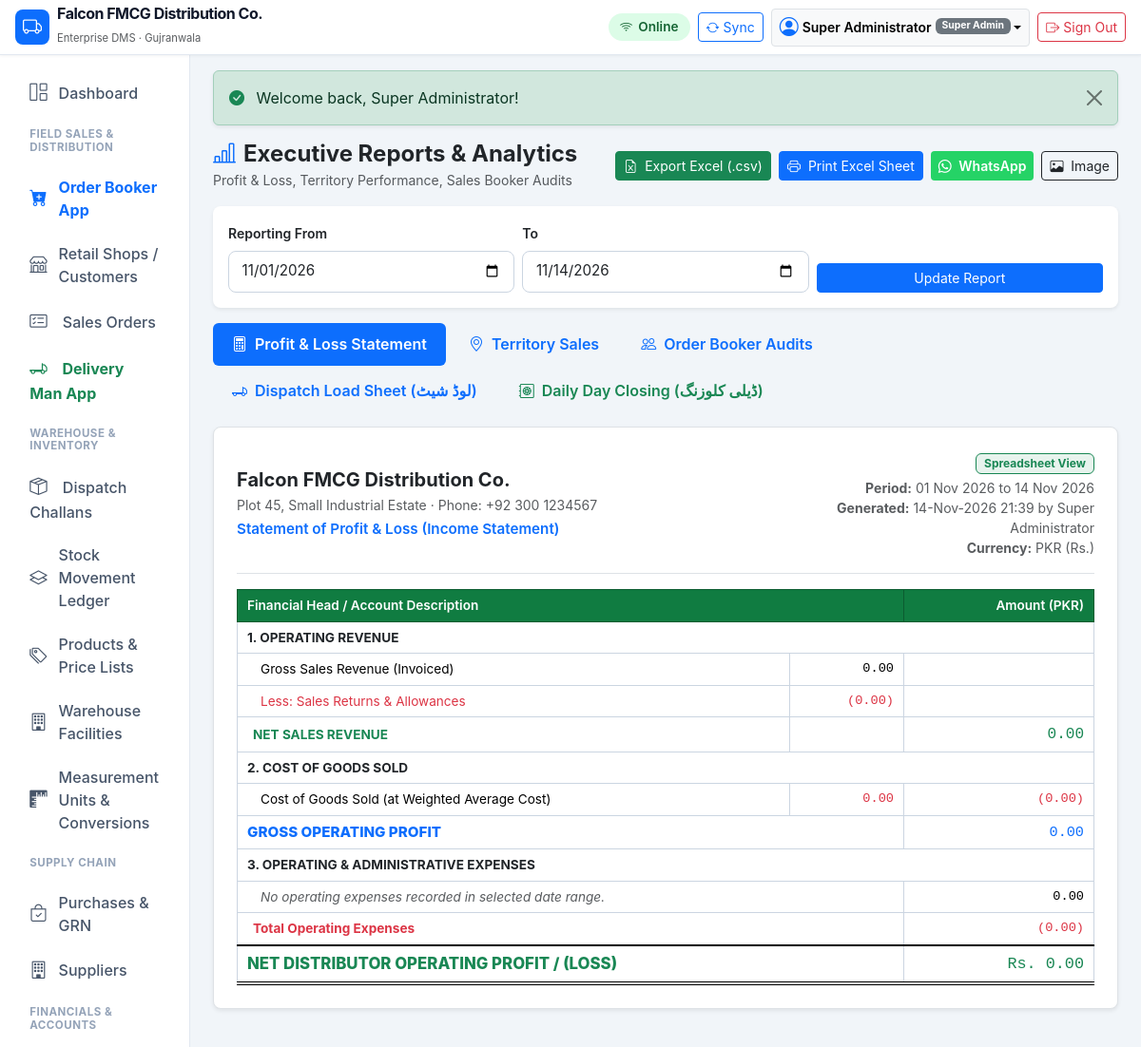
Page /modules/reports/index.php (signed in) on the committed database.
### tables this page shows
CREATE TABLE `companies` (
    `id` INT UNSIGNED AUTO_INCREMENT PRIMARY KEY,
    `name` VARCHAR(150) NOT NULL,
    `legal_name` VARCHAR(200) NULL,
    `email` VARCHAR(100) NULL,
    `phone` VARCHAR(50) NULL,
    `address` TEXT NULL,
    `city` VARCHAR(100) DEFAULT 'Gujranwala',
    `ntn` VARCHAR(50) NULL,
    `strn` VARCHAR(50) NULL,
    `currency` VARCHAR(10) DEFAULT 'PKR',
    `currency_symbol` VARCHAR(10) DEFAULT 'Rs.',
    `financial_year_start` DATE NULL,
    `invoice_prefix` VARCHAR(10) DEFAULT 'INV-',
    `purchase_prefix` VARCHAR(10) DEFAULT 'PO-',
    `order_prefix` VARCHAR(10) DEFAULT 'SO-',
    `delivery_prefix` VARCHAR(10) DEFAULT 'DC-',
    `receipt_prefix` VARCHAR(10) DEFAULT 'RCP-',
    `default_warehouse_id` INT UNSIGNED NULL,
    `inventory_valuation` ENUM('WAC', 'FIFO') DEFAULT 'WAC',
    `allow_negative_stock` TINYINT(1) DEFAULT 0,
    `status` ENUM('active', 'inactive') DEFAULT 'active',
    `created_at` TIMESTAMP DEFAULT CURRENT_TIMESTAMP,
    `updated_at` TIMESTAMP DEFAULT CURRENT_TIMESTAMP ON UPDATE CURRENT_TIMESTAMP
);

CREATE TABLE `users` (
    `id` INT UNSIGNED AUTO_INCREMENT PRIMARY KEY,
    `role_id` INT UNSIGNED NOT NULL,
    `username` VARCHAR(80) NOT NULL UNIQUE,
    `password_hash` VARCHAR(255) NOT NULL,
    `full_name` VARCHAR(150) NOT NULL,
    `email` VARCHAR(120) NULL,
    `phone` VARCHAR(50) NULL,
    `status` ENUM('active', 'inactive', 'suspended') DEFAULT 'active',
    `last_login_at` DATETIME NULL,
    `created_at` TIMESTAMP DEFAULT CURRENT_TIMESTAMP,
    `updated_at` TIMESTAMP DEFAULT CURRENT_TIMESTAMP ON UPDATE CURRENT_TIMESTAMP,
    CONSTRAINT `fk_users_role` FOREIGN KEY (`role_id`) REFERENCES `roles` (`id`)
);

CREATE TABLE `roles` (
    `id` INT UNSIGNED AUTO_INCREMENT PRIMARY KEY,
    `name` VARCHAR(100) NOT NULL,
    `slug` VARCHAR(100) NOT NULL UNIQUE,
    `description` VARCHAR(255) NULL,
    `is_system` TINYINT(1) DEFAULT 0,
    `created_at` TIMESTAMP DEFAULT CURRENT_TIMESTAMP
);

### modules/reports/index.php (the view, shortened to what the rows shown need)
<?php
requireLogin();
$startDate = sanitize($_GET['start_date'] ?? date('Y-m-01'));
$endDate = sanitize($_GET['end_date'] ?? date('Y-m-d'));
$reportType = sanitize($_GET['tab'] ?? 'pnl');
require_once dirname(__DIR__, 2) . '/includes/header.php';
$company = getCompanyInfo($pdo);
$currUser = getCurrentUser();
?>
<div id="reportContainer" class="bg-white p-3 p-md-4 rounded-3 shadow-sm border mb-4">
    <div class="border-bottom pb-3 mb-3">
        <div class="row align-items-center">
            <div class="col-sm-8">
                <h5 class="fw-bold mb-1 text-dark"><?= htmlspecialchars($company['name'] ?? APP_NAME) ?></h5>
                <div class="text-muted small"><?= htmlspecialchars($company['address'] ?? 'Gujranwala, Pakistan') ?> · Phone: <?= htmlspecialchars($company['phone'] ?? '+92 300 0000000') ?></div>
                <div class="fw-semibold text-primary mt-1" style="font-size: 0.95rem;">
                    <?php if ($reportType === 'pnl'): ?>
                        Statement of Profit & Loss (Income Statement)
                    <?php elseif ($reportType === 'areas'): ?>
                        Territory & Area-wise Sales Performance Report
                    <?php else: ?>
                        Order Booker & Sales Representative Efficiency Audit
                    <?php endif; ?>
                </div>
            </div>
            <div class="col-sm-4 text-sm-end mt-2 mt-sm-0">
                <span class="badge bg-success bg-opacity-10 text-success border border-success fw-bold px-2 py-1 mb-1">Spreadsheet View</span>
                <div class="small text-muted"><strong>Period:</strong> <?= formatDate($startDate) ?> to <?= formatDate($endDate) ?></div>
                <div class="small text-muted"><strong>Generated:</strong> <?= date('d-M-Y H:i') ?> by <?= htmlspecialchars($currUser['full_name'] ?? 'Admin') ?></div>
                <div class="small text-muted"><strong>Currency:</strong> <?= DEFAULT_CURRENCY ?> (<?= DEFAULT_CURRENCY_SYMBOL ?>)</div>
            </div>
        </div>
    </div>
<?php if ($reportType === 'pnl'): ?>
    <div class="table-responsive">
        <table class="table table-excel align-middle mb-0" id="reportTable">
            <thead>
                <tr>
                    <th colspan="2" style="background-color: #107c41; color: #fff;">Financial Head / Account Description</th>
                    <th class="text-end" style="width: 200px; background-color: #107c41; color: #fff;">Amount (PKR)</th>
                </tr>
            </thead>
        </table>
    </div>
<?php endif; ?>
</div>
<?php require_once dirname(__DIR__, 2) . '/includes/footer.php'; ?>

### includes/header.php (shortened to what the rows shown need)
<?php
$currentUser = getCurrentUser();
$company = getCompanyInfo(getDatabaseConnection());
?>
<!DOCTYPE html>
<html lang="en">
<head>
    <link rel="stylesheet" href="<?= BASE_URL ?>/assets/vendor/bootstrap/bootstrap.min.css">
    <link rel="stylesheet" href="<?= BASE_URL ?>/assets/vendor/bootstrap-icons/bootstrap-icons.min.css">
    <link rel="stylesheet" href="<?= BASE_URL ?>/assets/css/app.css">
</head>
<body>
<header class="navbar navbar-expand-lg navbar-dms sticky-top px-3 py-2">
    <div class="container-fluid p-0">
        <a class="navbar-brand d-flex align-items-center me-3" href="<?= BASE_URL ?>/dashboard.php">
            <div>
                <div class="brand-text fs-6 lh-1"><?= htmlspecialchars($company['name'] ?? APP_NAME) ?></div>
                <small class="text-muted" style="font-size: 0.7rem;">Enterprise DMS · <?= htmlspecialchars($company['city'] ?? 'Gujranwala') ?></small>
            </div>
        </a>
        <div class="d-flex align-items-center ms-auto gap-2">
            <?php if ($currentUser): ?>
            <div class="dropdown">
                <button class="btn btn-sm btn-light border dropdown-toggle d-flex align-items-center" type="button" data-bs-toggle="dropdown" aria-expanded="false">
                    <i class="bi bi-person-circle fs-5 me-1 text-primary"></i>
                    <span class="d-none d-md-inline fw-semibold me-1"><?= htmlspecialchars($currentUser['full_name']) ?></span>
                    <span class="badge bg-secondary" style="font-size: 0.65rem;"><?= htmlspecialchars($currentUser['role_name']) ?></span>
                </button>
            </div>
            <a href="<?= BASE_URL ?>/logout.php" class="btn btn-sm btn-outline-danger d-flex align-items-center" title="Sign Out">
                <i class="bi bi-box-arrow-right me-1"></i>
                <span class="d-none d-sm-inline">Sign Out</span>
            </a>
            <?php endif; ?>
        </div>
    </div>
</header>
<div class="container-fluid dms-layout-container">
    <div class="row g-0 h-100">
        <?php if ($currentUser): ?>
            <main class="col-md-9 ms-sm-auto col-lg-10 px-md-4 py-3 dms-main-content">
        <?php else: ?>
            <main class="col-12 px-3 py-4 dms-main-content">
        <?php endif; ?>

### rows in the picture
companies: name "Falcon FMCG Distribution Co.", city "Gujranwala", address "Plot 45, Small Industrial Estate", phone "+92 300 1234567"
users: full_name "Super Administrator", role.name "Super Admin"

### other values in the picture
$flash['message'] "Welcome back, Super Administrator!"
formatDate($startDate) "01 Nov 2026"
formatDate($endDate) "14 Nov 2026"
DEFAULT_CURRENCY "PKR"
DEFAULT_CURRENCY_SYMBOL "Rs."
$grossSalesVal "0.00"
$salesReturnsVal "0.00"
$netSalesVal "0.00"
$cogsVal "0.00"
$grossProfitVal "0.00"
$totalExpensesVal "0.00"
$netProfitVal "0.00"
